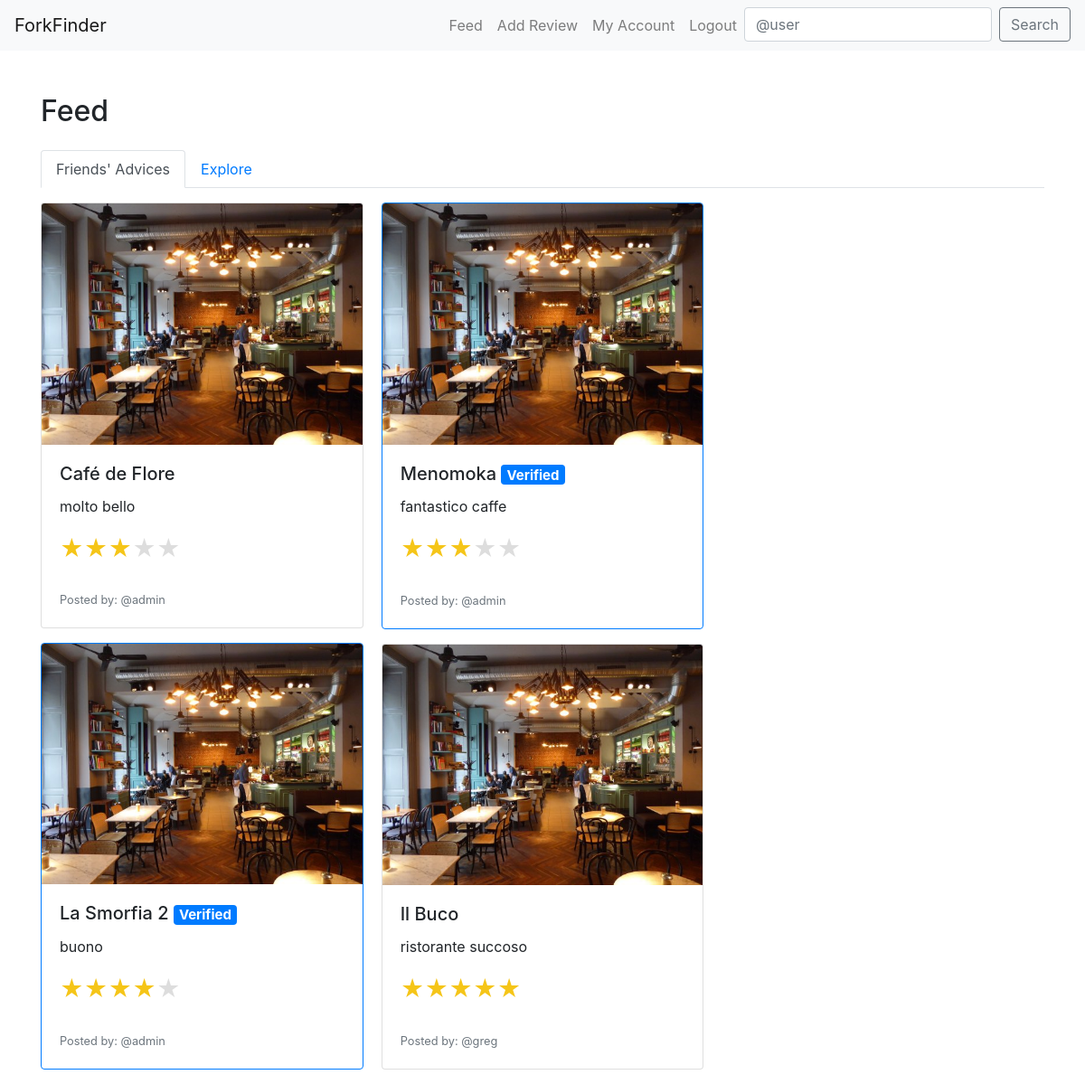
/feed/ (signed in), run on the app's committed database.
### core/models.py (models this page shows, shortened)
class Review(models.Model):
    user= models.ForeignKey(
        User, related_name="reviews", on_delete=models.CASCADE)
    restaurant = models.ForeignKey(
        Restaurant, on_delete=models.CASCADE)
    body = models.CharField(max_length=255)
    rating = models.PositiveSmallIntegerField()
    photo = models.ImageField(upload_to='media/review_photos/')
    is_featured = models.BooleanField(default=False)
    created_at = models.DateTimeField(auto_now_add=True)
    favorited_by = models.ManyToManyField(Profile, related_name='favorite_reviews', blank=True)

class Restaurant(models.Model):
    place_id = models.CharField(max_length=255, unique=True)
    name = models.CharField(max_length=60)
    address = models.CharField(max_length=120)
    longitude = models.CharField(max_length=255)
    latitude = models.CharField(max_length=255)

class Profile(models.Model):
    USER_TYPE_CHOICES = (
        ('regular', 'Regular User'),
        ('critic', 'Culinary Critic'),
        ('admin', 'Admin'),
    )
    user = models.OneToOneField(User, on_delete=models.CASCADE)
    user_type = models.CharField(max_length=20, choices=USER_TYPE_CHOICES, default='regular')
    follows = models.ManyToManyField(
        "self",
        related_name="followed_by",
        symmetrical=False,
        blank=True
    )
    latitude = models.DecimalField(max_digits=9, decimal_places=6, null=True, blank=True)
    longitude = models.DecimalField(max_digits=9, decimal_places=6, null=True, blank=True)

### core/views.py (the view, shortened to what this page needs)
# urls.py: path('feed/', feed_view, name="feed"),
@login_required
def feed_view(request):
    recommended_reviews = get_recommended_reviews(request.user)
    profile = request.user.profile
    return render(request, 'feed.html', {"recommended_reviews": recommended_reviews})

### recommendations/utils.py (called while the page is built)
def haversine(lon1, lat1, lon2, lat2):
    lon1, lat1, lon2, lat2 = map(math.radians, [lon1, lat1, lon2, lat2])
    dlon = lon2 - lon1
    dlat = lat2 - lat1
    a = math.sin(dlat/2)**2 + math.cos(lat1) * math.cos(lat2) * math.sin(dlon/2)**2
    c = 2 * math.atan2(math.sqrt(a), math.sqrt(1-a))
    r = 6371
    return c * r

def get_recommended_reviews(user):
    if not user.profile.latitude or not user.profile.longitude:
        return []
    user_lat = float(user.profile.latitude)
    user_lon = float(user.profile.longitude)
    reviews = Review.objects.all()
    recommended_reviews = []
    for review in reviews:
        restaurant = review.restaurant
        distance = haversine(user_lon, user_lat, float(restaurant.longitude), float(restaurant.latitude))
        followers_count = review.user.profile.followed_by.count()
        score = followers_count - distance  # you can adjust this formula as needed
        recommended_reviews.append((review, score))
    recommended_reviews.sort(key=lambda x: x[1], reverse=True)
    return [review for review, score in recommended_reviews]

### templates/feed.html (shortened to what this page needs)
{%extends "base.html"%}
{% block content %}
<h2 class="mb-4">Feed</h2>
<ul class="nav nav-tabs" id="feedTabs" role="tablist">
    <li class="nav-item">
        <a class="nav-link active" id="friends-tab" data-toggle="tab" href="#friends" role="tab" aria-controls="friends" aria-selected="true">Friends' Advices</a>
    </li>
    <li class="nav-item">
        <a class="nav-link" id="explore-tab" data-toggle="tab" href="#explore" role="tab" aria-controls="explore" aria-selected="false">Explore</a>
    </li>
</ul>
<div class="tab-content mt-3" id="feedTabsContent">
    <div class="tab-pane fade show active" id="friends" role="tabpanel" aria-labelledby="friends-tab">
        <div class="card-columns">
            {% for followed in user.profile.follows.all %}
                {% for review in followed.user.reviews.all %}
                    <div class="card mb-3 {% if review.is_featured %}border-primary{% endif %}">
                        <img src="{{ review.photo.url }}" class="card-img-top" alt="Restaurant Photo">
                        <div class="card-body">
                            <h5 class="card-title">
                                {{ review.restaurant.name }}
                                {% if review.is_featured %}
                                    <span class="badge badge-primary">Verified</span>
                                {% endif %}
                            </h5>
                            <p class="card-text">{{ review.body }}</p>
                            <p class="card-text">
                                <small class="text-muted">
                                    <span class="star-rating">
                                        {% for i in "54321" %}
                                            <label style="color: {% if i|add:0 <= review.rating %}#f5c518{% else %}#ddd{% endif %};">&#9733;</label>
                                        {% endfor %}
                                    </span>
                                </small>
                            </p>
                            <p class="card-text"><small class="text-muted">Posted by: @{{ followed.user.username }}</small></p>
                            </div>
                    </div>
                {% endfor %}
            {% endfor %}
        </div>
    </div>
</div>
{% endblock %}

### templates/base.html (style rules this page uses)
.card-columns { column-count: 3; }
.star-rating { display: flex; flex-direction: row-reverse; justify-content: flex-end; }
.star-rating label { font-size: 2em; color: #ddd; cursor: pointer; }

### data on the page
Profile: user.username "admin"
Review: photo (picture), restaurant.name "Café de Flore", body "molto bello"
Review: photo (picture), restaurant.name "La Smorfia 2", is_featured "Verified", body "buono"
Review: photo (picture), restaurant.name "Menomoka", is_featured "Verified", body "fantastico caffe"
Profile: user.username "greg"
Review: photo (picture), restaurant.name "Il Buco", body "ristorante succoso"
